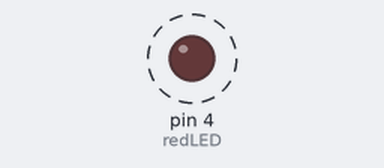
Bench run of a sketch on a simulated Arduino Uno, built with avr-gcc and run on an emulated ATmega328P. Shown: output pins drawn as LEDs (lit = HIGH). Dashed ring = blinking.

Above: at 0.4 s.
Timing chart, 0 to 3.0 s (numbered marks = the images above):
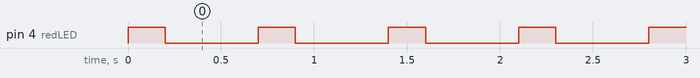

The sketch:

variables.ino
```cpp
//Set variables
int redLED=4;
float pi=3.14;
int dit=200;
int dah=500;
String myName="Joshil";

void setup() {
  // put your setup code here, to run once:
pinMode(redLED,OUTPUT);
}

void loop() {
  // put your main code here, to run repeatedly:
digitalWrite(redLED,HIGH);
delay(dit);
digitalWrite(redLED,LOW);
delay(dah);
}
```

Measured:
- by itself, pin 4 (redLED): alternates HIGH for 0.20 s and LOW for 0.50 s
